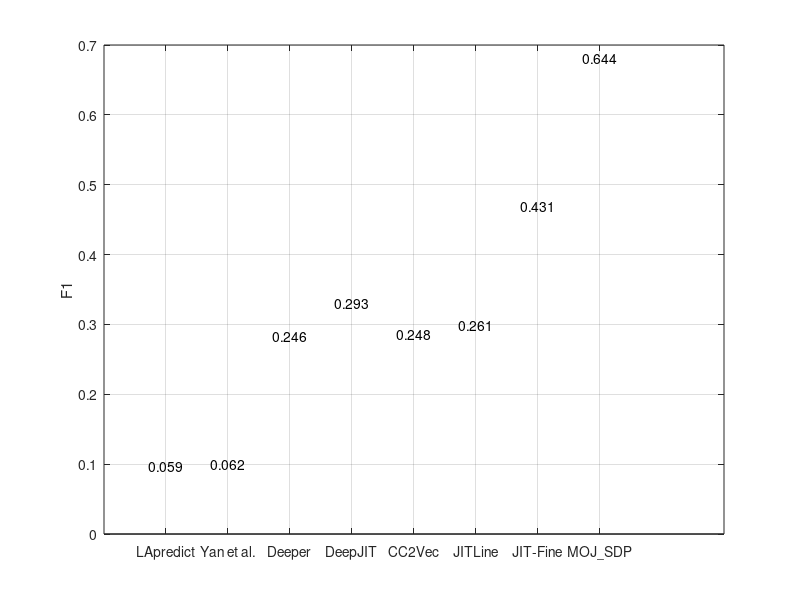

Source code (MATLAB):
figure('visible','on','position',[350,200,800,550]); 
y=[0.059;0.062;0.246;0.293;0.248;0.261;0.431;0.644];

b=bar(y,0.3);
grid on;
ch = get(b,'children');

set(gca,'XTickLabel',{'LApredict','Yan et al.','Deeper','DeepJIT','CC2Vec','JITLine','JIT-Fine','MOJ\_SDP'})
for i=1:8
    text(i,y(i)+0.03,num2str(y(i)),'VerticalAlignment','bottom','HorizontalAlignment','center');
end
set(ch,'FaceVertexCData',[1 0 1;0 0 0;])

ylabel('F1');